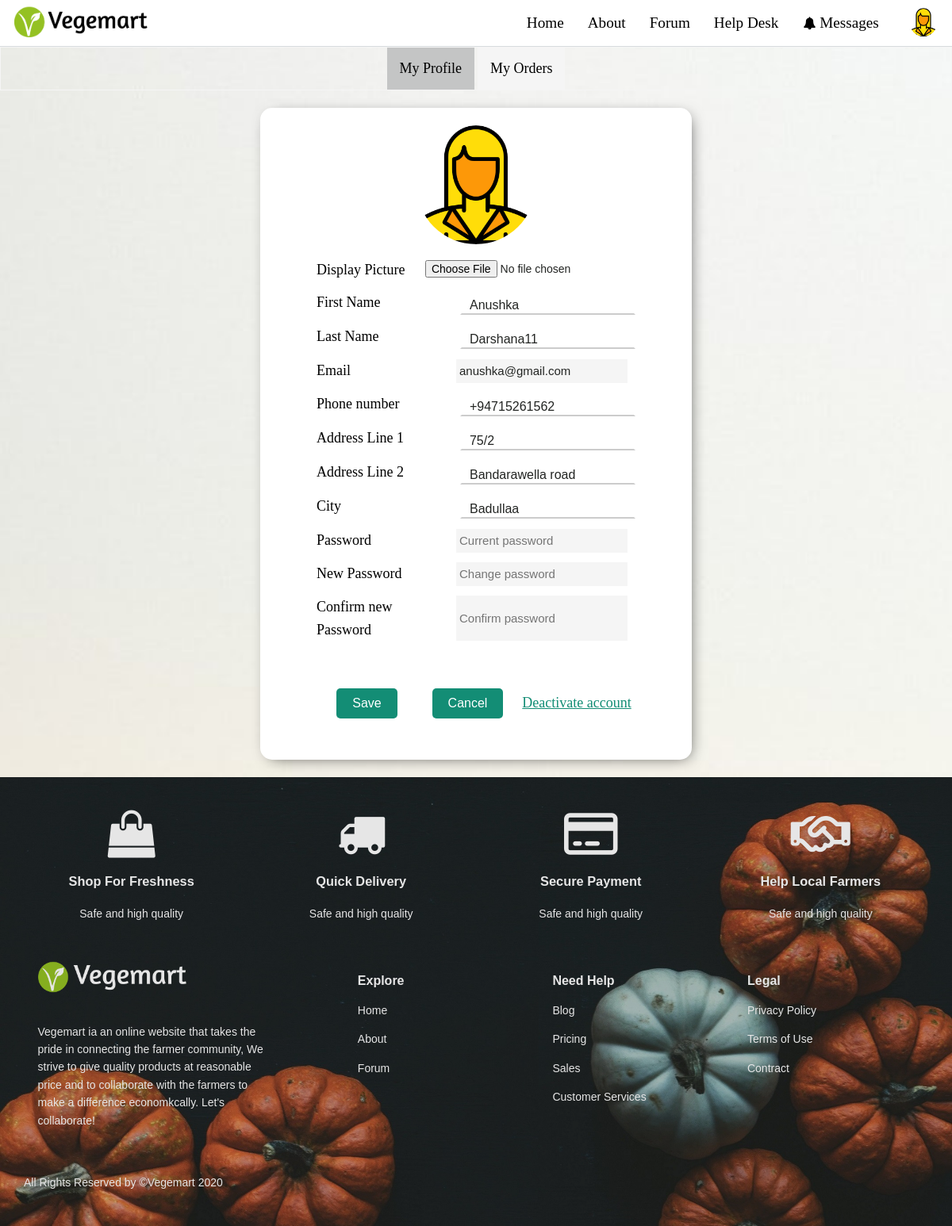
Page /public/buyer_profile_edit.php (signed in) on the committed database.
### tables this page shows
CREATE TABLE `client` (
  `id` int(10) NOT NULL,
  `fName` varchar(50) NOT NULL,
  `lName` varchar(50) NOT NULL,
  `phoneNum` varchar(12) NOT NULL,
  `address1` varchar(20) NOT NULL,
  `address2` varchar(50) NOT NULL,
  `city` text NOT NULL,
  `profilePic` text NOT NULL
);

CREATE TABLE `users` (
  `id` int(10) NOT NULL,
  `email` varchar(50) NOT NULL,
  `password` varchar(60) NOT NULL,
  `userType` varchar(50) NOT NULL,
  `active_status` int(11) NOT NULL
);

### src/buyer_profile_details.php (called while the page is built, shortened)
<?php
    include ('../config/dbconfig.php');
    $userID = $_SESSION["loggedInUserID"];
    $selectusers = "SELECT * FROM client WHERE id='$userID'";
    $selectemail = "SELECT * FROM users WHERE id='$userID'";
    $userquery = mysqli_query($con,$selectusers);
    $emailquery=mysqli_query($con,$selectemail);
?>

### public/buyer_profile_edit.php (the view, shortened to what this page needs)
<!DOCTYPE html>
<html>
    <head>
        <link type="text/css" rel=stylesheet href="./css/profile-edit.css">
        <link rel="stylesheet" type="text/css" href="./css/client-records.css">
        <link rel="stylesheet" href="css/style.css">
        <link rel="stylesheet" href="css/footer.css">
    </head>
    <body>
    <?php
        include "./includes/nav.php";
        include ('../src/buyer_profile_details.php');
        while($row = mysqli_fetch_assoc($userquery)){?>
        <div class="tab has-text-centered">
            <button class="tabButton" onclick="openfun(event, 'profile')" id="defaultOpen">My Profile</button>
            <button class="tabButton" onclick="openfun(event, 'orders')">My Orders</button>
        </div>
        <div id="profile" class="tabcontent">
            <div class="columns group mt-0 pt-0">
                <div class="column is-6 pl-1 pr-1">
                    <div class="updateForm">
                        <form id="UpdateProduct" action="../src/buyer_profile_edit_submit.php" method="post" enctype="multipart/form-data">
                        <div class="columns group">
                            <div class="column is-10">
                                <div class="image-row">
                                    <img class="user-img" src= "./images/users/<?php echo $row['profilePic']?>">
                                </div>
                                <div class="input-row">
                                    <label>Display Picture</label>
                                    <input class="image-input" type="file" id="profilePic" name="profilePic"/>
                                </div>
                                <div class="input-row">
                                    <label>First Name</label>
                                    <input class="input-box" type="text" name="editFName" placeholder="Edit first name" value="<?php echo $row['fName']?>" required>
                                </div>
                                <div class="input-row">
                                    <label>Last Name</label>
                                    <input class="input-box" type="text" name="editLName" placeholder="Edit last name" value="<?php echo $row['lName']?>" required>
                                </div>
                                <?php
                                    while($rowEmail = mysqli_fetch_assoc($emailquery)){?>
                                        <div class="input-row">
                                            <label>Email</label>
                                            <input class="input-box" type="email" name="editEmail" placeholder="Edit email" value="<?php echo $rowEmail['email']?>" required>
                                        </div>
                                <?php
                                    }
                                ?>
                                <div class="input-row">
                                    <label>Phone number</label>
                                    <input class="input-box" type="text" name="editPhoneNum" placeholder="Edit contact number" value="<?php echo $row['phoneNum']?>" required>
                                </div>
                                <div class="input-row">
                                    <label>Address Line 1</label>
                                    <input class="input-box" type="text" name="editAddress1" placeholder="Address line 1" value="<?php echo $row['address1']?>" required>
                                </div>
                                <div class="input-row">
                                    <label>Address Line 2</label>
                                    <input class="input-box" type="text" name="editAddress2" placeholder="Address line 2" value="<?php echo $row['address2']?>" required>
                                </div>
                                <div class="input-row">
                                    <label>City</label>
                                    <input class="input-box" type="text" name="editCity" placeholder="Edit city" value="<?php echo $row['city']?>" required>
                                </div>
                                <div class="input-row">
                                    <label>Password</label>
                                    <input class="input-box" type="password" name="Password" placeholder="Current password" required>
                                </div>
                                <div class="input-row">
                                    <label>New Password</label>
                                    <input class="input-box" type="password" name="editPassword" id="new_password" onkeyup="check()" placeholder="Change password">
                                </div>
                                <div class="input-row">
                                    <label>Confirm new Password</label>
                                    <input class="input-box" type="password" name="editConfirmPassword" id="confirm_new_password" onkeyup="check()" placeholder="Confirm password">
                                </div>
                                <span id="message"></span>
                            </div>
                        </div>
                        <div class="row">
                            <input class="form-button"  type="submit" name="submit" value="Save">
                            <input class="form-button" type="button" name="cancel" onclick="window.location.replace('index.php')" value="Cancel">
                            <a style="color:#138D75; font-size:18px; font-family:Candara ; margin-top:10%;" href="#">Deactivate account</a>
                        </div>
                        </form>
                    </div>
                </div>
            </div>
        </div>
        <?php
        }
    ?>
        <?php include_once "./includes/footer.php"; ?>
    </body>
</html>

### public/includes/nav.php (shortened to what this page needs)
<?php
    include ('../config/dbconfig.php');
?>
<!DOCTYPE html>
<html lang="en">
    <head>
        <link href="https://cdnjs.cloudflare.com/ajax/libs/font-awesome/5.12.0-2/css/all.min.css" rel="stylesheet">
    </head>
    <body>
        <header class="header">
            <a href="./products.php"><img class="logopic" src="http://localhost/vegemart/public/images/logob.png"></a>
            <ul class="main-nav">
                <li><a href="http://localhost/vegemart/public/products.php">Home</a></li>
                <li><a href="#">About</a></li>
                <li><a href="http://localhost/vegemart/public/forum.php">Forum</a></li>
                <li><a href="http://localhost/vegemart/public/help_desk.php">Help Desk</a></li>
                <?php
                    if(isset($_SESSION["loggedInUserID"])||isset($_SESSION["loggedInSellerID"])){
                        if (isset($_SESSION["loggedInUserID"])) {
                            $userID = $_SESSION["loggedInUserID"];
                        }
                        elseif (isset($_SESSION["loggedInSellerID"])) {
                            $userID = $_SESSION["loggedInSellerID"];
                        }
                        $retrieveInfo =  "SELECT * FROM client WHERE id='$userID';";
                        $resultInfo = mysqli_query($con, $retrieveInfo);
                        while($rowUser  = mysqli_fetch_assoc($resultInfo)){
                            echo "
                        <li>
                        <div class=\"nav-dropdown\">
                        <i class=\"fa fa-bell\" style=\"font-size:16px; color:black; margin-left:1em; margin-right:0; padding-right:0;\"></i><button onclick=\"dropFunc()\" class=\"notifbtn\">Messages</button>
                            <div id=\"notifDrop\" class=\"dropdown-content\">
                                <a href=\"#home\">You have a message from Nimal Bandara</a>
                            </div>
                        </div>
                        </li>
                        <li>
                        <div class=\"nav-dropdown\">
                            <img class=\"dp\" src=\"http://localhost/vegemart/public/images/users/{$rowUser['profilePic']}\" alt=\"Avatar\">
                            <div class=\"dropdown-content\">
                                <a href=\"http://localhost/vegemart/public/buyer_profile_edit.php\">View Profile</a>
                                <a href=\"http://localhost/vegemart/src/logout.php\">Logout</a>
                            </div>
                        </div>
                        </li>";
                    }
                }
                else{
                    echo"<li><button class=\"loginbtn\" onClick=\"location.href='http://localhost/vegemart/public/login.php';\">Login</button><li>";
                }
            ?>
            </ul>
        </header>
    </body>
</html>

### public/css/profile-edit.css (style rules this page uses)
body { background-image: url('../images/back2.jpg'); background-size: cover; background-repeat: no-repeat; background-position: center center; }
.tab { align-items: center; border:1px solid rgb(245, 245, 245); }
.tabButton { display: inline-block; font-family: Candara; border: none; outline: none; background-color: rgb(245, 245, 245); color: black; padding: 16px; text-align: center; text-decoration: none; margin: auto; cursor: pointer; transition: 0.3s; font-size: 18px; font-weight: 500; }
.tabButton.active { background-color: #c4c5c5; color: #000; }
label { font-family: Candara; text-align: left; flex: 1 0 100px; font-size: 18px; }
.updateForm { box-shadow: 4px 4px 20px -8px rgba(0, 0, 0, 0.75); background-color: white; border-radius: 15px; padding: 1rem; margin: 10px; align-self: center; align-items: center; }
.input-row { display: flex; flex-wrap: wrap; margin: 12px; text-align: left; }
.input-box { display: flex; flex: 1 0 150px; flex-wrap: wrap; font-size: 15px; margin: 0px 10px; min-height: 30px; color: #232523; background-color: whitesmoke; border-color: transparent; }
.image-input { display: flex; margin-left:12px; align-self: center; font-size: 14px; min-height: 25px; color: #232523; background-color:transparent; border-color: transparent; }
.user-img { max-height: 150px; text-align: center; border-radius: 50%; }
.updateForm .form-button { display: inline-flex; justify-content: center; flex-wrap: wrap; white-space: nowrap; margin: 20px; border: none; outline: none; background: #138D75; padding: 10px 20px; cursor: pointer; border-radius: 5px; color: #fff; font-size: 1rem; }
span { font-size: 14px; padding: 5px; }
.row a { color:#138D75; font-size:18px; margin-top:10%; }

### public/css/client-records.css (style rules this page uses)
h1,h2,h3,h4,h5,h6,p,span,i { flex-wrap: wrap; }
a { color: #3c3e3f; font-weight: 400; }

### public/css/style.css (style rules this page uses)
.mt-0 { margin-top: 0 !important; }
.pl-1 { padding-left: 0.8rem !important; }
.pt-0 { padding-top: 0 !important; }
.pr-1 { padding-right: 0.8rem !important; }
.has-text-centered { text-align: center !important; }
.columns { clear: both; padding: 0px; margin: 0px; }
.column { display: block; float: left; margin: 1% 0 1% 1.6%; text-align: center !important; border-radius: 10px; }
.group:before, .group:after { content: ""; display: table; }
.group:after { clear: both; }
.group { zoom: 1; }
.is-10 { width: 83.06%; }
.is-6 { width: 49.2%; }

### public/css/footer.css (style rules this page uses)
*,*:before,*:after { box-sizing: border-box; }
body { font-family: sans-serif; margin: 0; display: grid; font-size: 14px; }

### public/includes/nav.php (style rules this page uses)
* { box-sizing: border-box; }
body { line-height: 1.6; margin: 0; min-height: 90vh; max-width:100; }
ul { margin: 0; padding: 0; color:black; list-style: none; }
.header { display:flex; position: -webkit-sticky; position: sticky; top: 0; z-index: 4; padding: 5px 1.5%; border-bottom: 1px solid #D7DBDD; width: 100%; background-color: white; }
.logopic { margin:auto; margin-top:2px; padding-bottom:0; margin-bottom:0; cursor: pointer; max-height:40px; }
input[type=text] { width: 160px; max-height: 30px; box-sizing: border-box; border-color: transparent; border-bottom: 2px solid #ccc; margin-bottom: 1px; margin-right:0; font-size: 16px; background-color: white; background-image: url('searchicon.png'); background-position: 10px 0px; background-repeat: no-repeat; padding: 12px 20px 5px 10px; -webkit-transition: width 0.4s ease-in-out; transition: width 0.4s ease-in-out; }
.main-nav a { text-decoration: none; display: block; padding: 0px 15px; margin:auto; text-align: center; color:black; font-family: Candara; font-weight:500; font-size: 1.2rem; }
.notifbtn { background-color: transparent; border-color: transparent; margin:0 1em 0 1px; padding: 0.4em 1em 0.4em 0.2em; font-family: Candara; font-size: 1.2rem; border: none; cursor: pointer; color:black; }
.dp { border-radius: 100%; max-height: 40px; cursor:pointer; padding: 0.3em 0 0 0; margin:0; }
.nav-dropdown { position: relative; display: inline-block; }
@media (min-width: 769px) { .header, .main-nav { display: flex; align-items:center; } }
@media (min-width: 1025px) { .header { flex-direction: row; justify-content: space-between; } }

### rows in the picture
client: profilePic (placeholder picture), editFName "Anushka", editLName "Darshana11", editPhoneNum "+94715261562", editAddress1 "75/2", editAddress2 "Bandarawella road", editCity "Badullaa"
users: editEmail "anushka@gmail.com"
